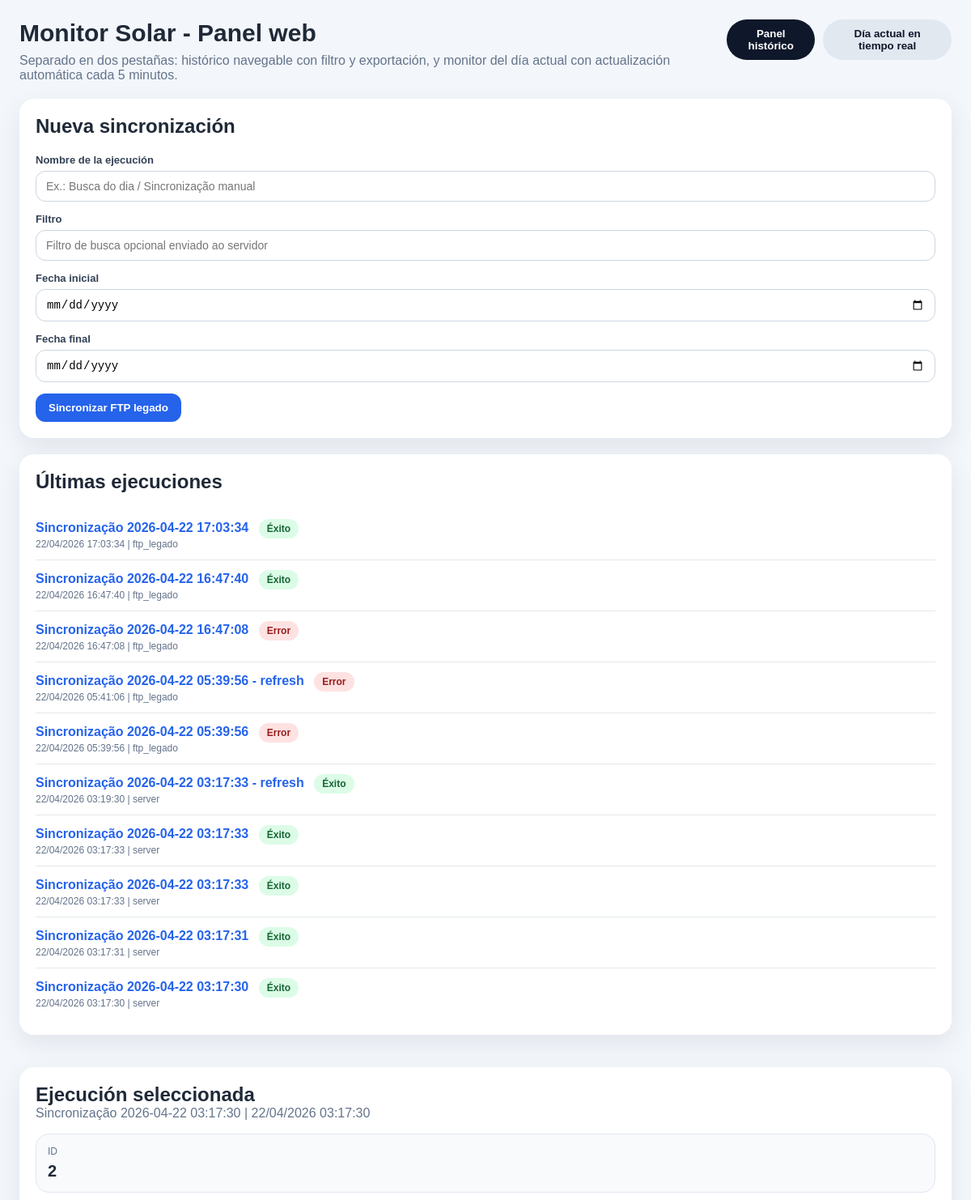
/execucao/2/ (upper part), run on an earlier commit of the app's database.
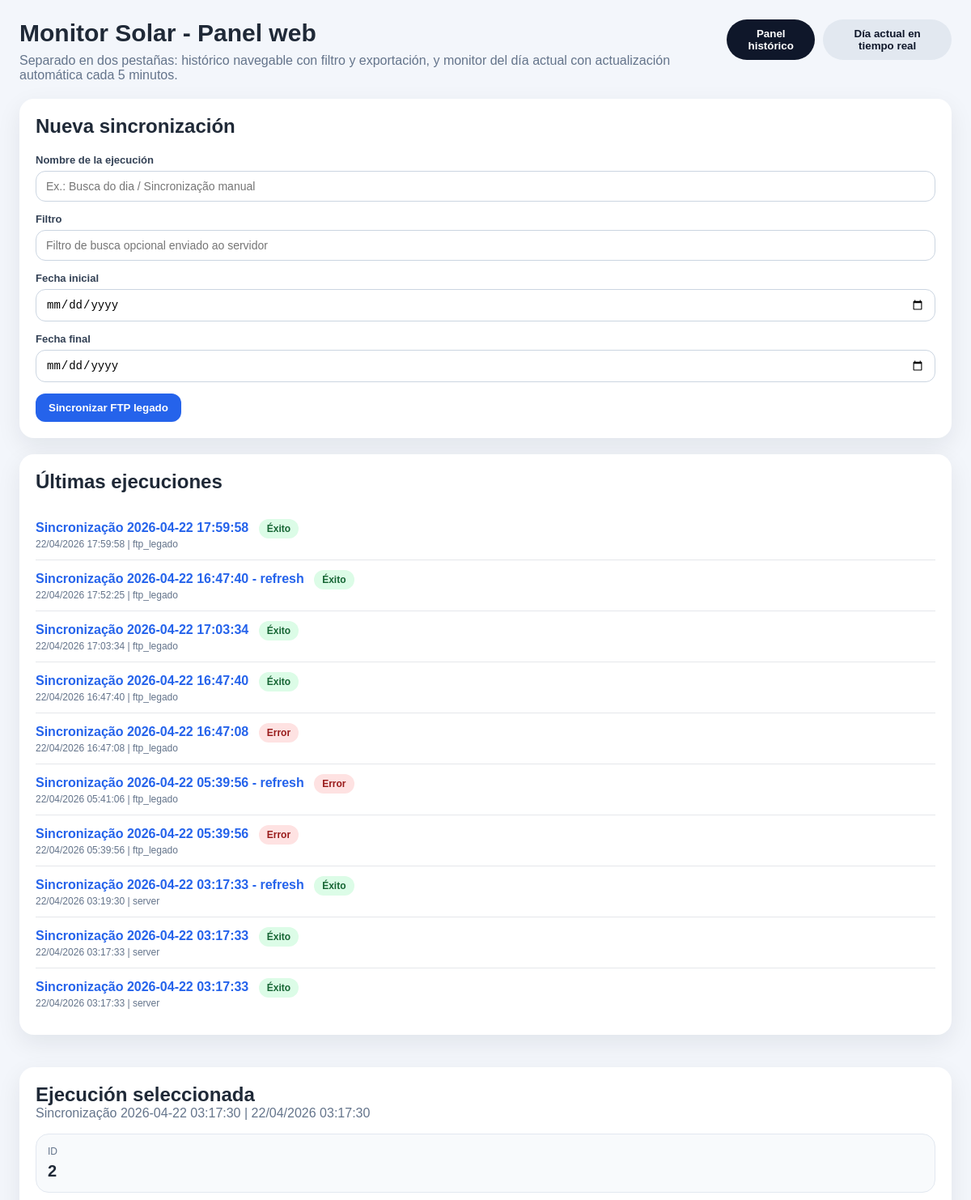
And on a later commit of the database.
### core/models.py (models this page shows, shortened)
class ProcessingRun(models.Model):
    class Status(models.TextChoices):
        PENDING = 'pending', 'Pendente'
        SUCCESS = 'success', 'Sucesso'
        ERROR = 'error', 'Erro'
    nome = models.CharField(max_length=150)
    origem = models.CharField(max_length=50, default='server')
    parametros_busca = models.JSONField(default=dict, blank=True)
    arquivo = models.FileField(upload_to='uploads/%Y/%m/%d/', blank=True, null=True)
    status = models.CharField(
        max_length=20,
        choices=Status.choices,
        default=Status.PENDING,
    )
    total_linhas = models.PositiveIntegerField(default=0)
    total_colunas = models.PositiveIntegerField(default=0)
    colunas = models.JSONField(default=list, blank=True)
    resumo = models.JSONField(default=dict, blank=True)
    erro = models.TextField(blank=True)
    criado_em = models.DateTimeField(auto_now_add=True)
    atualizado_em = models.DateTimeField(auto_now=True)
    class Meta:
        ordering = ['-criado_em']
        verbose_name = 'Execução'
        verbose_name_plural = 'Execuções'

### core/views.py (the view)
# urls.py: path('', views.home, name='home'),
@require_GET
def home(request, pk=None):
    form = ServerSyncForm()
    execucao_selecionada = None
    if pk is not None:
        execucao_selecionada = get_object_or_404(ProcessingRun, pk=pk)
    else:
        execucao_selecionada = ProcessingRun.objects.order_by('-criado_em').first()
    dashboard_data = {}
    if execucao_selecionada and isinstance(execucao_selecionada.resumo, dict):
        dashboard_data = execucao_selecionada.resumo.get('dashboard', {}) or {}
    return render(
        request,
        'core/home.html',
        {
            'form': form,
            'execucao_selecionada': execucao_selecionada,
            'ultimas_execucoes': ProcessingRun.objects.all()[:10],
            'dashboard_data': dashboard_data,
            'active_tab': request.GET.get('tab', 'historico'),
        },
    )

### core/forms.py (shortened to what this page needs)
class ServerSyncForm(forms.Form):
    nome = forms.CharField(
        max_length=150,
        required=False,
        widget=forms.TextInput(
            attrs={
                'class': 'form-control',
                'placeholder': 'Ex.: Busca do dia / Sincronização manual',
            }
        ),
    )
    filtro = forms.CharField(
        max_length=200,
        required=False,
        widget=forms.TextInput(
            attrs={
                'class': 'form-control',
                'placeholder': 'Filtro de busca opcional enviado ao servidor',
            }
        ),
    )
    data_inicio = forms.DateField(
        required=False,
        widget=forms.DateInput(attrs={'type': 'date', 'class': 'form-control'}),
    )
    data_fim = forms.DateField(
        required=False,
        widget=forms.DateInput(attrs={'type': 'date', 'class': 'form-control'}),
    )

### core/templates/core/home.html (shortened to what this page needs)
<!DOCTYPE html>
<html lang="es">
<head>
</head>
<body>
<div class="container">
    <div class="page-header">
        <div class="header-copy">
            <h1>Monitor Solar - Panel web</h1>
            <p>Separado en dos pestañas: histórico navegable con filtro y exportación, y monitor del día actual con actualización automática cada 5 minutos.</p>
        </div>
        <div class="top-tabs">
            <button class="tab-link" data-tab="historico">Panel histórico</button>
            <button class="tab-link" data-tab="tiempo-real">Día actual en tiempo real</button>
        </div>
    </div>
    <div class="layout">
        <div>
            <div class="card">
                <h2>Nueva sincronización</h2>
                <form method="post" action="{% url 'sincronizar_servidor' %}">
                    <div class="field">
                        <label for="{{ form.nome.id_for_label }}">Nombre de la ejecución</label>
                        {{ form.nome }}
                    </div>
                    <div class="field">
                        <label for="{{ form.filtro.id_for_label }}">Filtro</label>
                        {{ form.filtro }}
                    </div>
                    <div class="field">
                        <label for="{{ form.data_inicio.id_for_label }}">Fecha inicial</label>
                        {{ form.data_inicio }}
                    </div>
                    <div class="field">
                        <label for="{{ form.data_fim.id_for_label }}">Fecha final</label>
                        {{ form.data_fim }}
                    </div>
                    <div class="actions">
                        <button type="submit" class="btn btn-primary">Sincronizar FTP legado</button>
                    </div>
                </form>
            </div>
            <div class="card">
                <h2>Últimas ejecuciones</h2>
                {% if ultimas_execucoes %}
                    <ul class="history-list">
                        {% for item in ultimas_execucoes %}
                            <li>
                                <a href="{% url 'execucao_detalhe' item.pk %}?tab={{ active_tab|default:'historico' }}">{{ item.nome }}</a>
                                {% if item.status == 'pending' %}
                                    <span class="badge badge-pending">Pendiente</span>
                                {% elif item.status == 'success' %}
                                    <span class="badge badge-success">Éxito</span>
                                {% else %}
                                    <span class="badge badge-error">Error</span>
                                {% endif %}
                                <div class="muted small">{{ item.criado_em|date:"d/m/Y H:i:s" }} | {{ item.origem }}</div>
                            </li>
                        {% endfor %}
                    </ul>
                {% else %}
                    <div class="empty-box">No hay ejecuciones registradas.</div>
                {% endif %}
            </div>
        </div>
        <div>
            <div class="card">
                <div class="toolbar">
                    <div>
                        <h2 style="margin:0;">Ejecución seleccionada</h2>
                        {% if execucao_selecionada %}
                            <div class="muted">{{ execucao_selecionada.nome }} | {{ execucao_selecionada.criado_em|date:"d/m/Y H:i:s" }}</div>
                        {% endif %}
                    </div>
                </div>
                {% if execucao_selecionada %}
                    <div class="summary-grid">
                        <div class="info-box"><span class="label">ID</span><span class="value">{{ execucao_selecionada.pk }}</span></div>
                    </div>
                {% else %}
                    <div class="empty-box">Seleccione una ejecución a la izquierda o realice una nueva sincronización.</div>
                {% endif %}
            </div>
        </div>
    </div>
</div>
</body>
</html>

What changed in the data, as far as the page shows it:
no longer on this page (row unchanged): ProcessingRun: nome "Sincronização 2026-04-22 03:17:31", status "Éxito", criado_em "22/04/2026 03:17:31", origem "server"
no longer on one of the page's lists (row unchanged): ProcessingRun: nome "Sincronização 2026-04-22 03:17:30", criado_em "22/04/2026 03:17:30", origem "server"
added ProcessingRun: nome "Sincronização 2026-04-22 17:59:58", status "Éxito", criado_em "22/04/2026 17:59:58", origem "ftp_legado"
added ProcessingRun: nome "Sincronização 2026-04-22 16:47:40 - refresh", status "Éxito", criado_em "22/04/2026 17:52:25", origem "ftp_legado"
